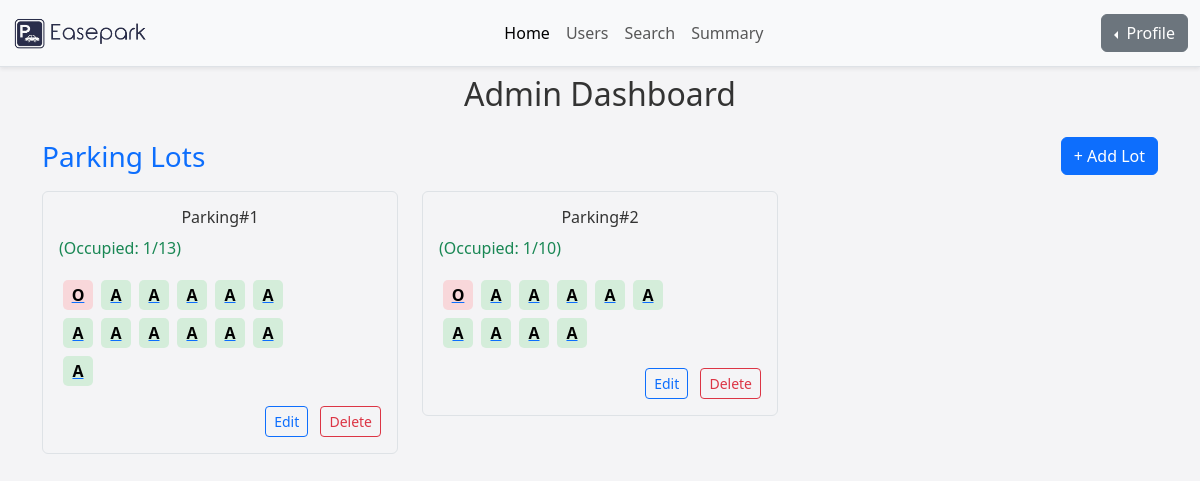
Screenshot of /dashboard/admin (signed in) with the database file from the repository.
### models/user_model.py (models this page shows)
class ParkingLot(UserMixin, db.Model):
    id = db.Column(db.Integer, primary_key=True)
    parking_name = db.Column(db.String(150), nullable=False)
    price = db.Column(db.Float, nullable=False)
    address = db.Column(db.String(255), nullable=False)
    pin_code = db.Column(db.String(10), nullable=False)
    max_spots = db.Column(db.Integer, nullable=False)
    is_active = db.Column(db.Boolean, default=True)
    spots = db.relationship('ParkingSpot', backref='lot',cascade="all, delete", lazy=True)

class ParkingSpot(UserMixin, db.Model):
    id = db.Column(db.Integer, primary_key=True)
    lot_id = db.Column(db.Integer, db.ForeignKey('parking_lot.id'), nullable=False)
    spot_number = db.Column(db.String(10), nullable=True) # spot number that can be given to human for finding the spot
    status = db.Column(db.String(1), default='A') # A can be considered as 'Available' at first.
    is_active = db.Column(db.Boolean, default=True) # this show wether the spot is accessible or disabled by the admin
    reservations = db.relationship('Reservation', backref='spot', lazy=True)

### controllers/admin_routes.py (the view)
@admin_blueprint.route('/admin')
@login_required
def dashboard():
    if current_user.role != 'admin':
        return "Unauthorised"
    else :
        lots= ParkingLot.query.filter_by(is_active=True).all()
        return render_template('admin_dashboard.html',Parking_lots=lots)

### app.py (called while the page is built, shortened)
@login_manager.user_loader
def load_user(user_id):
    return db.session.get(Users, int(user_id))

@app.before_request
def create_admin_user():
    admin = Users.query.filter_by(username='admin').first()

### templates/admin_dashboard.html (shortened to what this page needs)
<!doctype html>
<html lang="en">
<head>
  <link href="https://cdn.jsdelivr.net/npm/bootstrap@5.3.6/dist/css/bootstrap.min.css" rel="stylesheet"
>
  <link rel="stylesheet" href="{{ url_for('static', filename='CSS/styles.css') }}">
</head>
<body>
  <nav class="navbar navbar-expand-lg bg-light border-bottom shadow-sm" id="navbar">
    <div class="container-fluid">
      <a class="navbar-brand" href="{{ url_for('admin.dashboard') }}">
        <img src="{{ url_for('static', filename='images/logo.png') }}" alt="Easepark Logo"
          style="height: 40px; width: auto;">
      </a>
      <div class="collapse navbar-collapse" id="navbarSupportedContent">
        <ul class="navbar-nav mx-auto mb-2 mb-lg-0">
          <li class="nav-item">
            <a class="nav-link active" aria-current="page" href="{{ url_for('admin.dashboard') }}">Home</a>
          </li>
          <li class="nav-item">
            <a class="nav-link" href="{{ url_for('admin.view_users') }}">Users</a>
          </li>
          <li class="nav-item">
            <a class="nav-link" href="{{ url_for('admin.admin_search') }}">Search</a>
          </li>
          <li class="nav-item">
            <a class="nav-link" href="{{ url_for('admin.admin_summary') }}">Summary</a>
          </li>
        </ul>
        <div class="btn-group dropstart">
          <button type="button" class="btn btn-secondary dropdown-toggle" data-bs-toggle="dropdown"
            aria-expanded="false">
            Profile
          </button>
        </div>
      </div>
    </div>
  </nav>
  <h2 class="text-center mt-2">Admin Dashboard</h2>
  <div class="container mt-4">
    <div class="d-flex justify-content-between align-items-center mb-3">
      <h3 class="text-primary mb-0">Parking Lots</h3>
      <a href="{{ url_for('admin.add_lot') }}" class="btn btn-primary">+ Add Lot</a>
    </div>
    <div class="row ">
      {% for lot in Parking_lots%}
      <div class="col-md-4 mb-4">
        <div class="border rounded p-3">
          <h6 class="text-center">Parking#{{ loop.index }}</h6>
          <p class="mt-2 text-success">
            (Occupied: {{ lot.spots | selectattr('status', 'ne', 'A') | list | length }}/{{ lot.max_spots }})
          </p>
          <div class="d-flex flex-wrap spot-cont" style="max-width: 250px;">
            {% for spot in lot.spots %}
            <a href="{{url_for('admin.view_spot',spot_id=spot.id)}}">
              <div class="m-1 spot-box {% if spot.status == 'A' %}spot-available{% else %}spot-occupied{% endif %}">
                {{ spot.status }}
              </div>
            </a>
            {%endfor%}
          </div>
          <div class="mt-3 text-end">
            <a href="{{ url_for('admin.edit_lot', lot_id=lot.id) }}"
              class="btn btn-sm btn-outline-primary me-2">Edit</a>
            <a href="{{ url_for('admin.delete_lot', lot_id=lot.id) }}" class="btn btn-sm btn-outline-danger"
              onclick="return confirm('Are you sure you want to delete this parking lot? This will remove all its spots too.');">
              Delete
            </a>
          </div>
        </div>
      </div>
      {%endfor%}
    </div>
  </div>
</body>
</html>

### static/CSS/styles.css (style rules this page uses)
body { background-color: #f4f4f6; color: #333333; }

### templates/admin_dashboard.html (style rules this page uses)
.spot-box { width: 30px; height: 30px; border-radius: 5px; font-weight: bold; text-align: center; line-height: 30px; color: #000; }
.spot-available { background-color: #d4edda; }
.spot-occupied { background-color: #f8d7da; }
.spot-cont { max-width: 250px; }

### rows the page displays
ParkingLot: spots|selectattr "1", max_spots "13"
ParkingSpot: status "O"
ParkingSpot: status "A"
ParkingSpot: status "A"
ParkingSpot: status "A"
ParkingSpot: status "A"
ParkingSpot: status "A"
ParkingSpot: status "A"
ParkingSpot: status "A"
ParkingSpot: status "A"
ParkingSpot: status "A"
ParkingSpot: status "A"
ParkingSpot: status "A"
ParkingSpot: status "A"
ParkingLot: spots|selectattr "1", max_spots "10"
ParkingSpot: status "O"
ParkingSpot: status "A"
ParkingSpot: status "A"
ParkingSpot: status "A"
ParkingSpot: status "A"
ParkingSpot: status "A"
ParkingSpot: status "A"
ParkingSpot: status "A"
ParkingSpot: status "A"
ParkingSpot: status "A"
